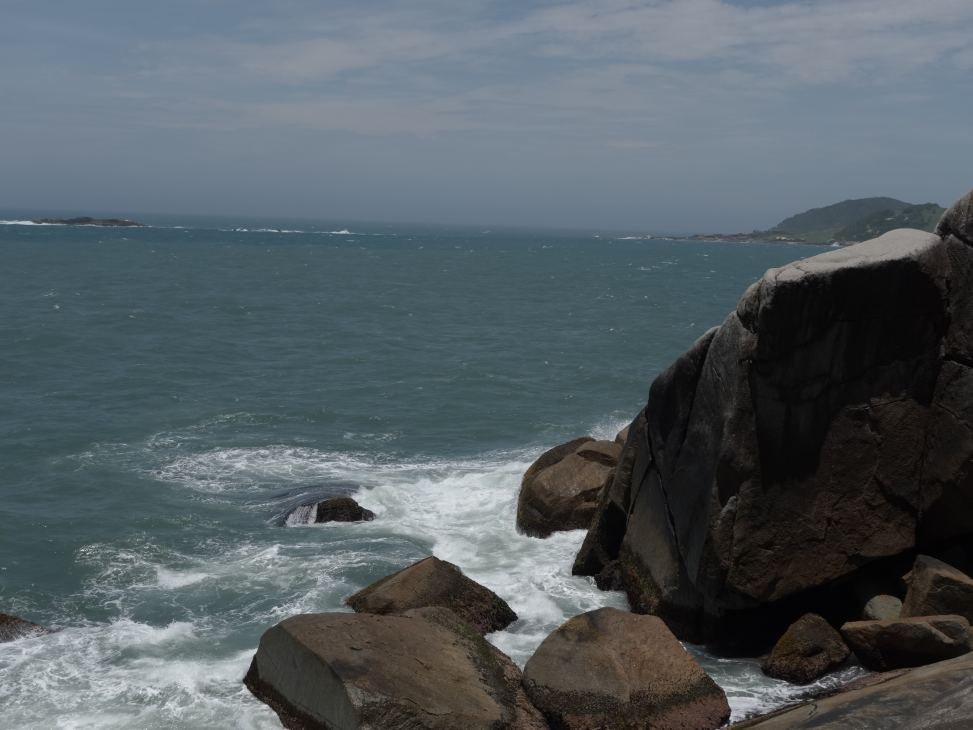
#> input picture images/raw/21.JPG, 4864 x 3648 px (shown at 1/5 size); its folder holds only this picture in this run
$ python main.py   (older library calls are emulated)
#> lines starting #> are read from the running program, lines starting #| are printed output that depends on the picture
### src/images.py
"""
Módulo de processamento de imagens:
- Modifica para que se enquadrem no padrão estabelecido para o dataset:
    - Tamanho: 512x512
    - Escala de cinza
- Cropa o maior quadrado possível no centro da imagem
- Segmenta a imagem em blocos 16x16, extrai características de textura e aplica
  K-Means para agrupar regiões semelhantes
- Pinta a imagem segmentada com cores diferentes
"""

import cv2
import numpy as np
from src.filters import WINDOW_SIZE

def format_images(src_path, dst_path):
    """
    Lê a imagem, cropa o maior quadrado possível no centro, redimensiona
    para 512x512, converte para escala de cinza e salva no destino.

    :param src_path: Caminho da imagem original
    :param dst_path: Caminho da imagem processada

    :return: True se a imagem foi processada com sucesso, False caso contrário
    """
#> called with src_path = 'images/raw/21.JPG', dst_path = 'images/processed/21.JPG'
    print(f"[INFO] Processando imagem: {src_path}")
    try:
        img = cv2.imread(src_path)
#> img is the input picture: shape (3648, 4864, 3); mean B, G, R 99.4, 94.1, 84.4
        if img is None:
            print(f"[ERRO] Falha ao ler a imagem '{src_path}'")
            return False

        h, w = img.shape[:2]
#> h = 3648; w = 4864

        # define o tamanho do maior quadrado possível (a menor dimensão da imagem)
        min_dim = min(h, w)
#> min_dim = 3648

        # calcula os pontos de início para centralizar o recorte
        start_y = (h - min_dim) // 2
#> start_y = 0
        start_x = (w - min_dim) // 2
#> start_x = 608

        # cropa o maior quadrado central (para pegar uma boa dimensão da imagem)
        square_img = img[start_y : start_y + min_dim, start_x : start_x + min_dim]
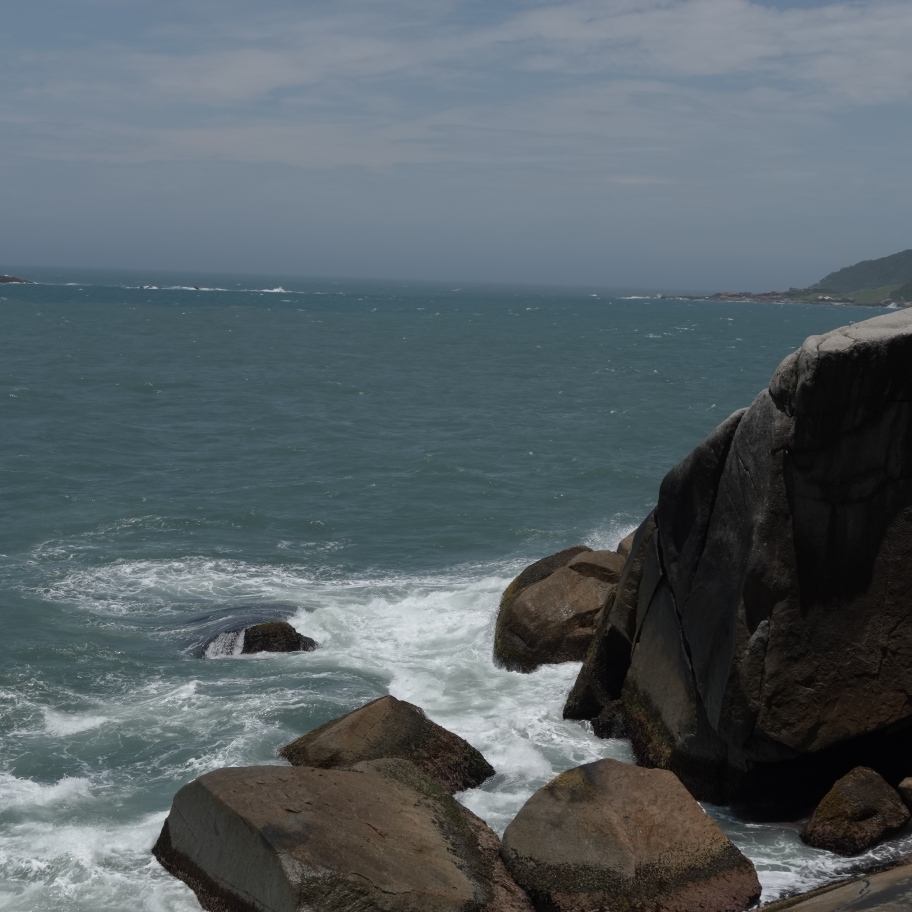
#> square_img: shape (3648, 3648, 3) (shown at 1/4 size); mean B, G, R 102.3, 97.1, 87.2

        # redimensiona o quadrado para 512x512 (INTER_AREA)
        resized_img = cv2.resize(square_img, (512, 512), interpolation=cv2.INTER_AREA)
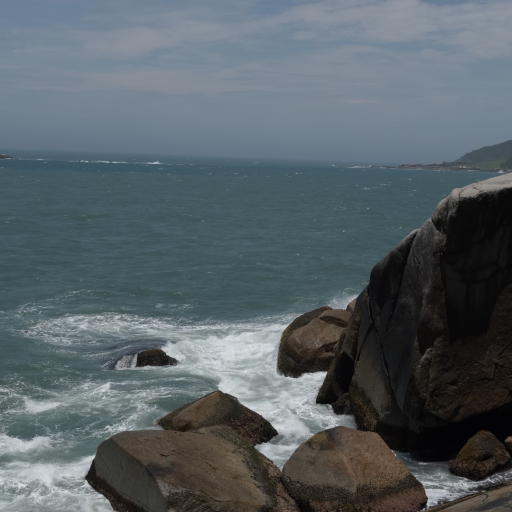
#> resized_img: shape (512, 512, 3); mean B, G, R 102.3, 97.1, 87.2

        # converte para grayscale
        gray = cv2.cvtColor(resized_img, cv2.COLOR_BGR2GRAY)
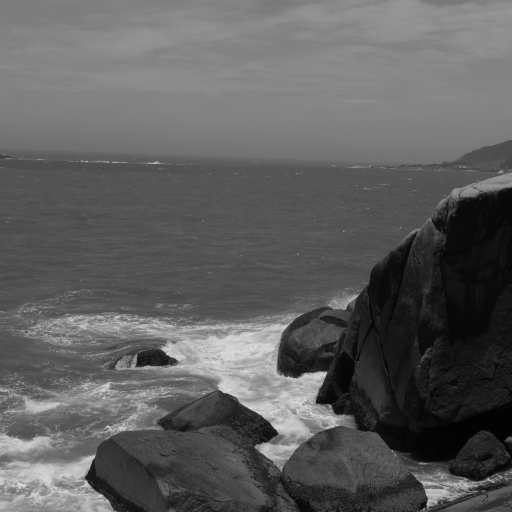
#> gray: shape (512, 512); min 2, max 230, mean 94.7

    except Exception as e:
        print(f"[ERRO] Falha ao processar a imagem '{src_path}': {e}")
        return False

    try:
        # salva a imagem processada
        print(f"[INFO] Salvando imagem processada em: {dst_path}")
        cv2.imwrite(dst_path, gray)
        return True

    except Exception as e:
        print(f"[ERRO] Falha ao salvar a imagem processada '{dst_path}': {e}")
        return False

# [106 lines left out: functions segment_image, paint_image, not called in this run]

### src/filters.py
"""
Módulo de construção de filtros para extração de características
das imagens, sendo 24 filtros no total (8 tipos x 3 escalas)
"""

import cv2
import numpy as np

WINDOW_SIZE = 16
VETOR_ESCALAS = [0.5, 1.0, 2.0]
VETOR_ANGULOS_BORDAS = [0, 45, 90, 135]
VETOR_ANGULOS_BARRAS = [0, 45, 90]

def build_filters():
    """
    Constrói um banco com 24 filtros (8 tipos x 3 escalas)
    - Bordas: 0, 45, 90, 135 graus (Gabor antissimétrico)
    - Barras: 0, 45, 90 graus (Gabor simétrico)
    - Pontos: LoG (Laplaciano do Gaussiano)
    """
    filters = []
    escalas = VETOR_ESCALAS # escala logarítmica no desvio padrão

    print("\n[INFO] Construindo Banco de 24 Filtros (3 Escalas x 8 Orientacoes)")

    for sigma in escalas:
        ksize = int(6 * sigma) | 1 # garante tamanho do kernel ímpar
        lambd = sigma * 3 # comprimento de onda da senoide

        # bordas (Gabor com fase psi = pi/2 -> Antissimétrico)
        for angulo in VETOR_ANGULOS_BORDAS:
            print(f"[INFO] Construindo filtro Gabor (Borda) - Escala: {sigma}, Angulo: {angulo} graus")
            theta = np.deg2rad(angulo)
            kernel = cv2.getGaborKernel((ksize, ksize), sigma, theta, lambd, 1.0, psi=np.pi/2, ktype=cv2.CV_32F)
            filters.append(kernel)

        # barras (Gabor com fase psi = 0 -> Simétrico)
        for angulo in VETOR_ANGULOS_BARRAS:
            print(f"[INFO] Construindo filtro Gabor (Barras) - Escala: {sigma}, Angulo: {angulo} graus")
            theta = np.deg2rad(angulo)
            kernel = cv2.getGaborKernel((ksize, ksize), sigma, theta, lambd, 1.0, psi=0, ktype=cv2.CV_32F)
            filters.append(kernel)

        print(f"[INFO] Construindo filtro circular - Escala: {sigma}")

        # criação do grid centralizado
        meio = ksize // 2
        eixo = np.arange(-meio, meio + 1)
        xx, yy = np.meshgrid(eixo, eixo)
        r_quadrado = xx**2 + yy**2

        # composição do filtro circular
        raio = max(1, int(np.ceil(sigma)))
        mascara_circular = (r_quadrado <= raio**2).astype(np.float32)

        # normalização e armazenamento
        kernel_circular = mascara_circular / np.sum(mascara_circular)
        filters.append(kernel_circular.astype(np.float32))

    print(f"[INFO] Banco de filtros construído com sucesso. Total de filtros: {len(filters)}")

    return filters


# [32 lines left out: function apply_filters, not called in this run]

### src/workers.py
"""
Módulo de workers para paralelizar a formatação das imagens
e a extração de textura/segmentação (reduz o tempo de
processamento para quantidades massivas de imagens).
"""


import os
import cv2
from src.images import format_images, segment_image, paint_image
from src.filters import apply_filters

def format_worker(file, src_dir, dst_dir):
    """
    Worker para paralelizar a formatação das imagens.

    :param file: Nome do arquivo da imagem
    :param src_dir: Diretório de origem das imagens
    :param dst_dir: Diretório de destino das imagens processadas

    :return: Mensagem de sucesso ou erro
    """
    src = os.path.join(src_dir, file)
    dst = os.path.join(dst_dir, file)
    if format_images(src, dst):
        return f" [INFO] {file} formatada com sucesso"

    return f" [ERRO] Falha ao processar {file}"

# [25 lines left out: function segment_worker, not called in this run]

### main.py
"""
Módulo principal que gerencia diretórios e fluxo do programa,
manipula imagens e aplica filtros para extração de textura e segmentação
"""
from concurrent.futures import ProcessPoolExecutor, as_completed
import os

from src.filters import build_filters
from src.workers import segment_worker, format_worker

def main():
    """
    Função principal que gerencia diretórios e fluxo do programa.
    """
    src_dir = "images/raw" # imagens originais (sem pré-processamento)
    dst_dir = "images/processed" # imagens pré-processadas (512x512, grayscale)
    segmented_dir = "images/segmented" # imagens segmentadas (resultado final)

    os.makedirs(src_dir, exist_ok=True)
    os.makedirs(dst_dir, exist_ok=True)
    os.makedirs(segmented_dir, exist_ok=True)

    origin_files = [f for f in os.listdir(src_dir) if f.lower().endswith(('.png', '.jpg', '.jpeg'))]

    if not origin_files:
        print(f"[ERRO] Nenhuma imagem encontrada na pasta '{src_dir}'. Adicione as imagens e rode novamente.")
        return

    # pré-processamento paralelo
    print("[INFO] Iniciando formatação paralela...")
    with ProcessPoolExecutor() as executor:
        futures_format = [executor.submit(format_worker, f, src_dir, dst_dir) for f in origin_files]
        for future in as_completed(futures_format):
            print(future.result())

    # constrói o banco com 24 filtros
    filters = build_filters()

    processed_files = os.listdir(dst_dir)

    # extração e segmentação paralelas
    print("\n[INFO] Iniciando extração e segmentação paralelas...")
    with ProcessPoolExecutor() as executor:
        # envia filtros em memória para cada processo worker
        futures_segment = [
            executor.submit(segment_worker, f, dst_dir, segmented_dir, filters)
            for f in processed_files
        ]
        for future in as_completed(futures_segment):
            print(future.result())

    print("\n[INFO] Processamento concluído. Todas as imagens foram segmentadas e salvas em 'images/segmented'.")

if __name__ == "__main__":
    main()

$ run again, on images/raw/23.JPG
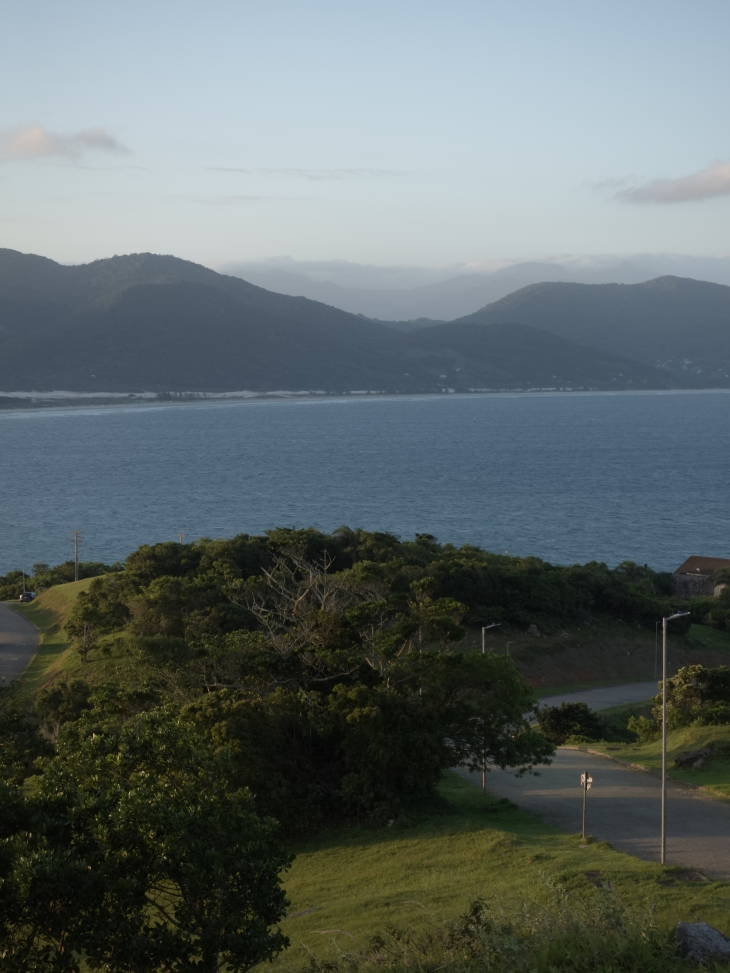
#> input picture images/raw/23.JPG, 3648 x 4864 px (shown at 1/5 size)
#> in format_images, img is the input picture: shape (4864, 3648, 3); mean B, G, R 104.3, 104.2, 94.3
#> in format_images, `resized_img = cv2.resize(square_img, (512, 512), interpolation=cv2.INT..`:
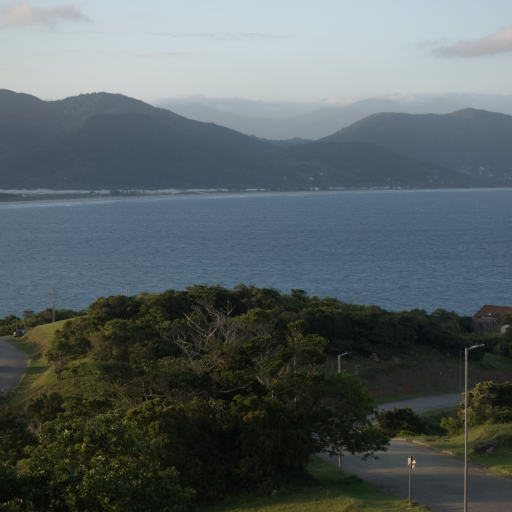
#> resized_img: shape (512, 512, 3); mean B, G, R 98.9, 97.1, 87.1
#> in format_images, `gray = cv2.cvtColor(resized_img, cv2.COLOR_BGR2GRAY)`:
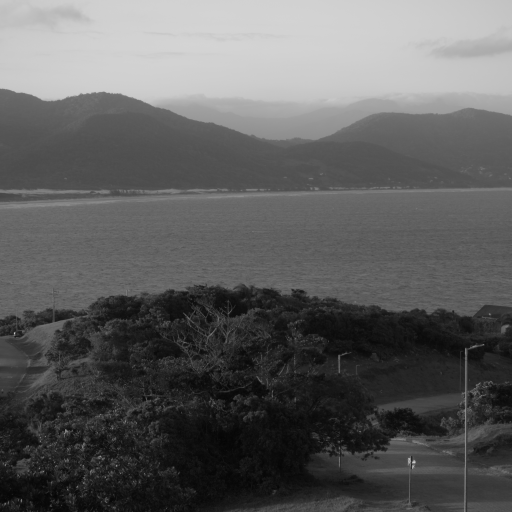
#> gray: shape (512, 512); min 5, max 212, mean 94.3
